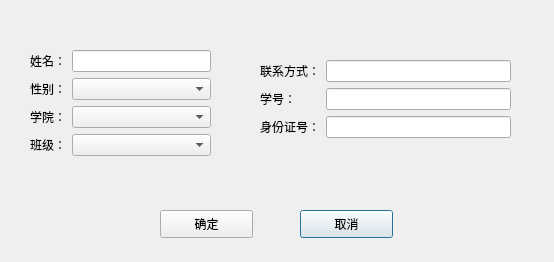
<?xml version="1.0" encoding="UTF-8"?>
<ui version="4.0">
 <class>student_information_edit_Dialog</class>
 <widget class="QDialog" name="student_information_edit_Dialog">
  <property name="geometry">
   <rect>
    <x>0</x>
    <y>0</y>
    <width>554</width>
    <height>262</height>
   </rect>
  </property>
  <property name="windowTitle">
   <string>Dialog</string>
  </property>
  <widget class="QWidget" name="formLayoutWidget">
   <property name="geometry">
    <rect>
     <x>250</x>
     <y>50</y>
     <width>271</width>
     <height>101</height>
    </rect>
   </property>
   <layout class="QFormLayout" name="formLayout_2">
    <property name="leftMargin">
     <number>10</number>
    </property>
    <property name="topMargin">
     <number>10</number>
    </property>
    <property name="rightMargin">
     <number>10</number>
    </property>
    <property name="bottomMargin">
     <number>10</number>
    </property>
    <item row="0" column="0">
     <widget class="QLabel" name="label_contact">
      <property name="text">
       <string>联系方式：</string>
      </property>
     </widget>
    </item>
    <item row="0" column="1">
     <widget class="QLineEdit" name="lineEdit_contact"/>
    </item>
    <item row="1" column="0">
     <widget class="QLabel" name="label_studentid">
      <property name="text">
       <string>学号：</string>
      </property>
     </widget>
    </item>
    <item row="1" column="1">
     <widget class="QLineEdit" name="lineEdit_student_id"/>
    </item>
    <item row="2" column="0">
     <widget class="QLabel" name="label_id">
      <property name="text">
       <string>身份证号：</string>
      </property>
     </widget>
    </item>
    <item row="2" column="1">
     <widget class="QLineEdit" name="lineEdit_id_number"/>
    </item>
   </layout>
  </widget>
  <widget class="QWidget" name="verticalLayoutWidget">
   <property name="geometry">
    <rect>
     <x>20</x>
     <y>40</y>
     <width>201</width>
     <height>132</height>
    </rect>
   </property>
   <layout class="QFormLayout" name="formLayout">
    <property name="sizeConstraint">
     <enum>QLayout::SetDefaultConstraint</enum>
    </property>
    <property name="rowWrapPolicy">
     <enum>QFormLayout::DontWrapRows</enum>
    </property>
    <property name="leftMargin">
     <number>10</number>
    </property>
    <property name="topMargin">
     <number>10</number>
    </property>
    <property name="rightMargin">
     <number>10</number>
    </property>
    <property name="bottomMargin">
     <number>10</number>
    </property>
    <item row="0" column="0">
     <widget class="QLabel" name="label_name">
      <property name="text">
       <string>姓名：</string>
      </property>
     </widget>
    </item>
    <item row="0" column="1">
     <widget class="QLineEdit" name="lineEdit_Name"/>
    </item>
    <item row="1" column="0">
     <widget class="QLabel" name="label_sex">
      <property name="text">
       <string>性别：</string>
      </property>
     </widget>
    </item>
    <item row="1" column="1">
     <widget class="QComboBox" name="comboBox_Sex"/>
    </item>
    <item row="3" column="0">
     <widget class="QLabel" name="label_grade">
      <property name="text">
       <string>学院：</string>
      </property>
     </widget>
    </item>
    <item row="3" column="1">
     <widget class="QComboBox" name="comboBox_XueYuan"/>
    </item>
    <item row="4" column="0">
     <widget class="QLabel" name="label_banji">
      <property name="text">
       <string>班级：</string>
      </property>
     </widget>
    </item>
    <item row="4" column="1">
     <widget class="QComboBox" name="comboBox_BanJi"/>
    </item>
   </layout>
  </widget>
  <widget class="QPushButton" name="pushButton_cancel">
   <property name="geometry">
    <rect>
     <x>300</x>
     <y>210</y>
     <width>93</width>
     <height>28</height>
    </rect>
   </property>
   <property name="text">
    <string>取消</string>
   </property>
  </widget>
  <widget class="QPushButton" name="pushButton_ok">
   <property name="geometry">
    <rect>
     <x>160</x>
     <y>210</y>
     <width>93</width>
     <height>28</height>
    </rect>
   </property>
   <property name="text">
    <string>确定</string>
   </property>
  </widget>
 </widget>
 <tabstops>
  <tabstop>pushButton_cancel</tabstop>
  <tabstop>lineEdit_Name</tabstop>
  <tabstop>comboBox_Sex</tabstop>
  <tabstop>comboBox_XueYuan</tabstop>
  <tabstop>comboBox_BanJi</tabstop>
  <tabstop>lineEdit_contact</tabstop>
  <tabstop>lineEdit_student_id</tabstop>
  <tabstop>lineEdit_id_number</tabstop>
  <tabstop>pushButton_ok</tabstop>
 </tabstops>
 <resources/>
 <connections/>
</ui>
